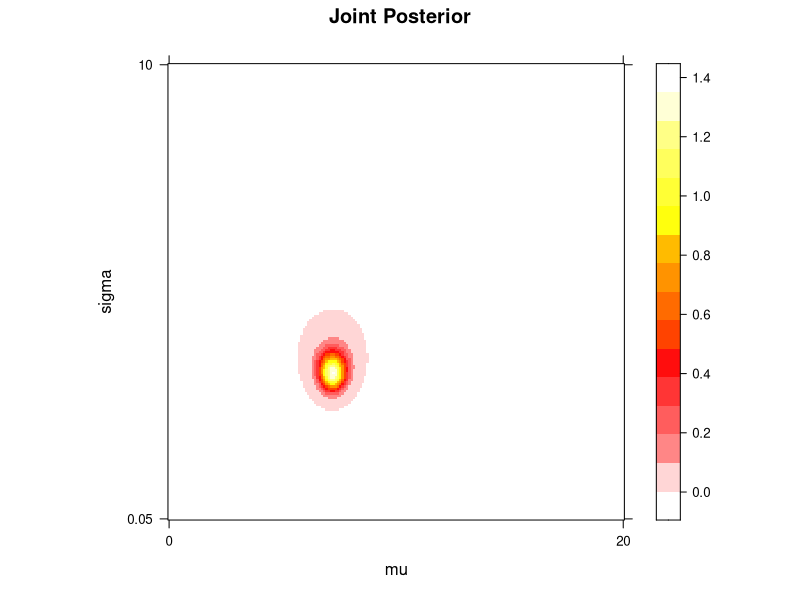
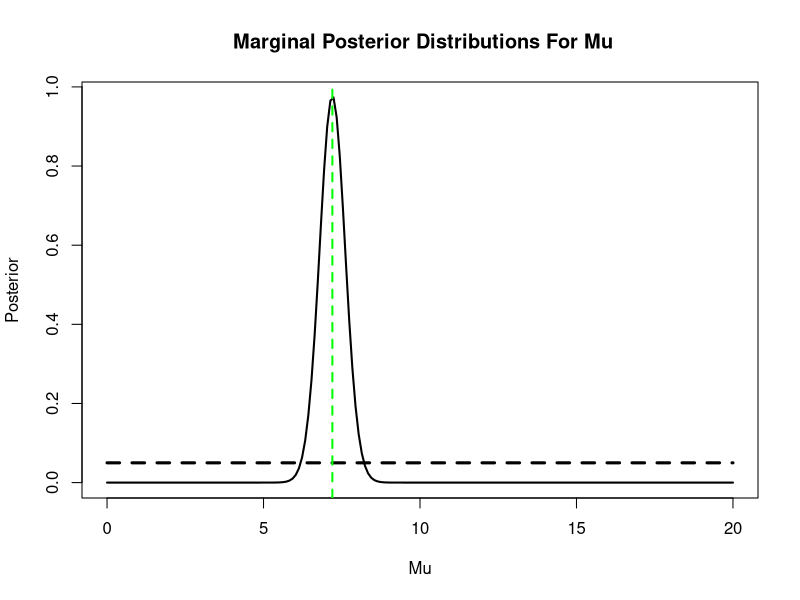
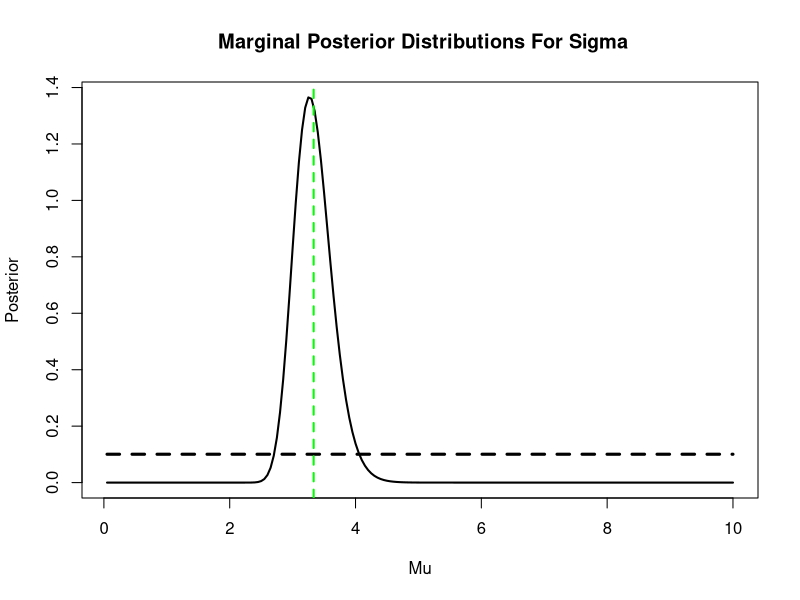
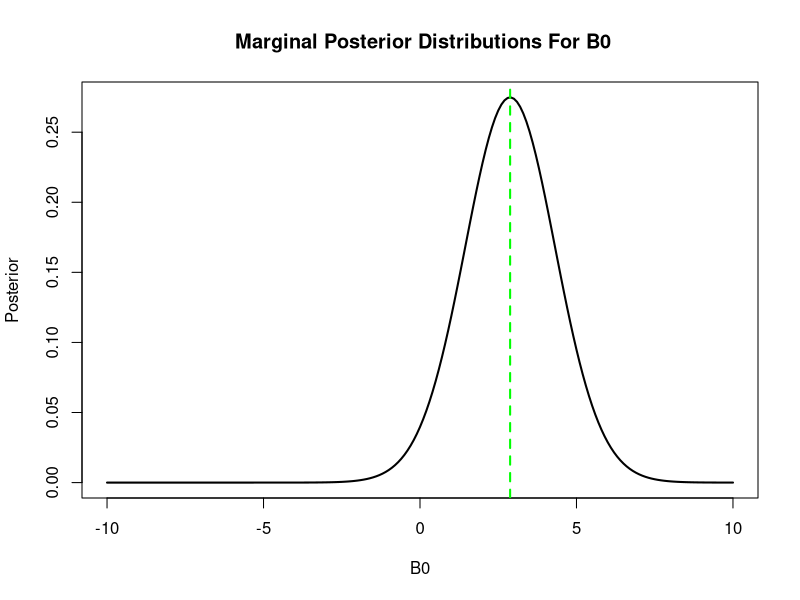
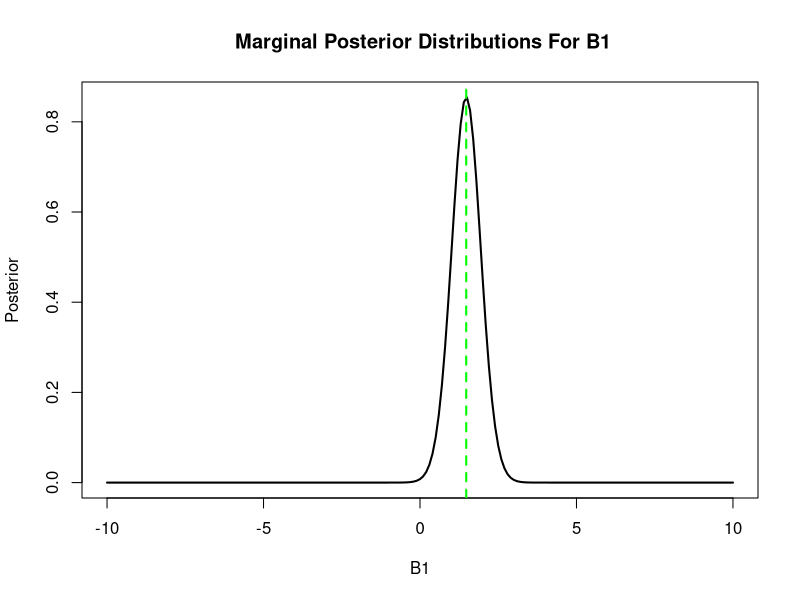
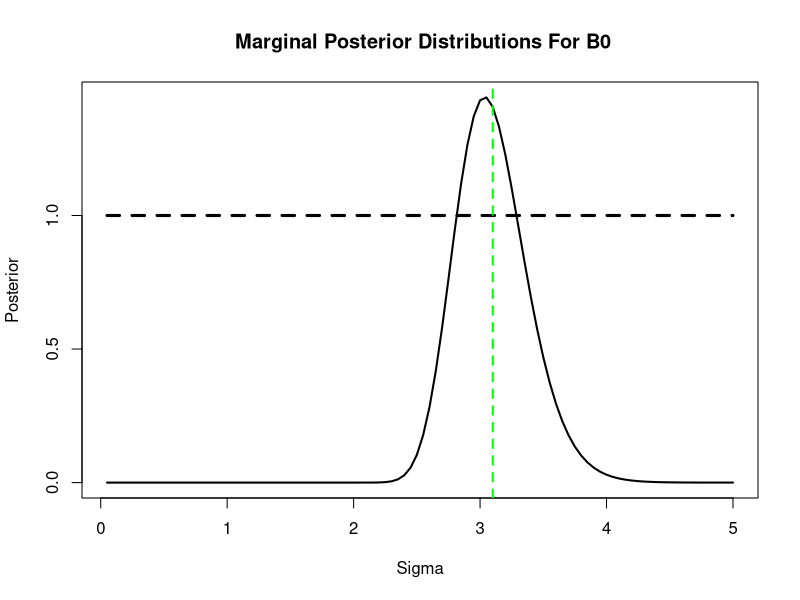
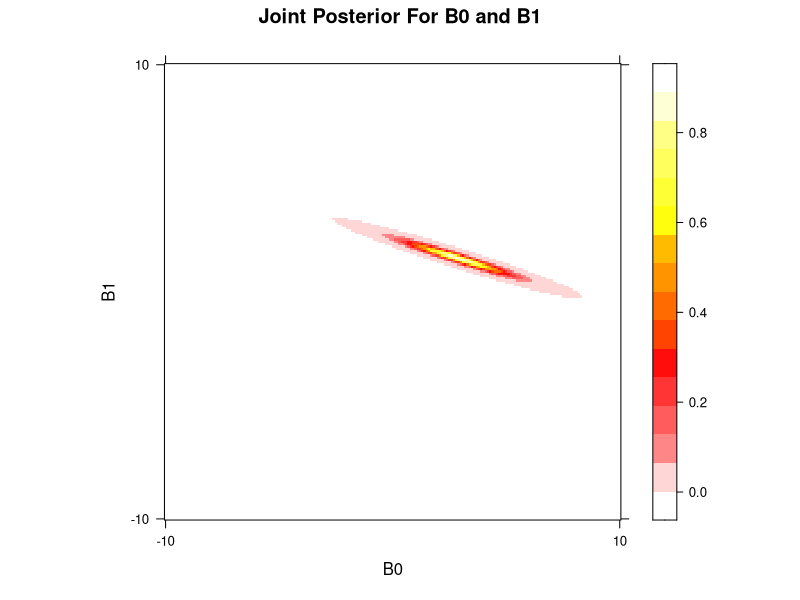
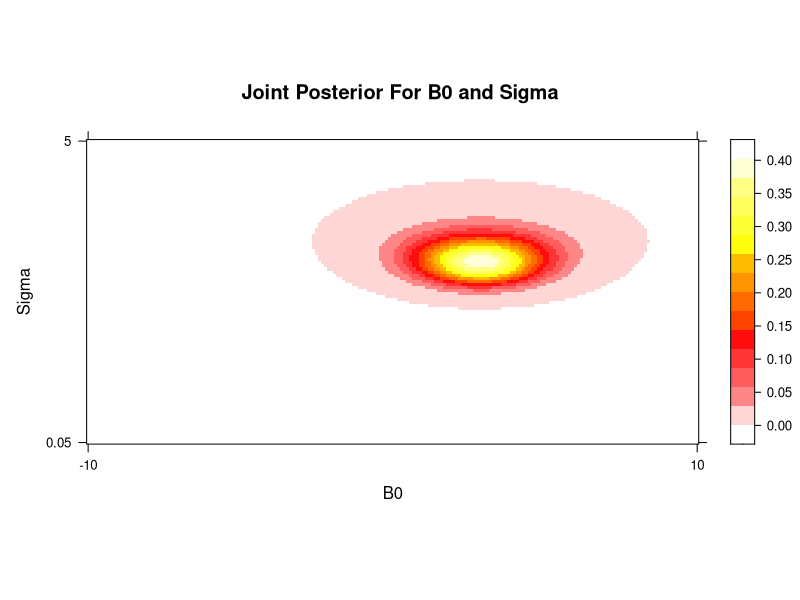

Write the R code that produced these figures, in order.
## ---- chunk 1
rm(list = ls())
set.seed(2024)
data = read.csv("data_task_duration_difficulty.csv")
duration = data$duration
difficulty = data$difficulty
## ---- chunk 2
#Grid Parameters
mu_Gmin = 0
si_Gmin = 0.05
mu_Gmax = 20
si_Gmax = 10
nGridPoints = 200
mu_gridSize = (mu_Gmax - mu_Gmin) / nGridPoints
si_gridSize = (si_Gmax - si_Gmin) / nGridPoints
muGrid = seq(mu_Gmin, mu_Gmax, length.out = nGridPoints)
siGrid = seq(si_Gmin, si_Gmax, length.out = nGridPoints)

#Compute Prior
computeJointPrior<- function(mu_prior, si_prior) {
  priorM = outer(mu_prior, si_prior, "*")
  #Normalize prior matrix
  priorM = priorM / sum(priorM)
  priorM = priorM / (mu_gridSize & si_gridSize)
  return(priorM)
}

#Compute Posterior
computeJointPost = function(priorM, x) {
  postM = matrix(rep(1, nGridPoints ^ 2), 
                 nrow = nGridPoints,
                 ncol = nGridPoints,
                 byrow = TRUE)
  for (row in 1:nGridPoints) {
    for (col in 1:nGridPoints) {
      mu = muGrid[row]
      sig = siGrid[col]
      loglike = sum(log(dnorm(x, mu, sig)))
      prior = priorM[row, col]
      postM[row, col] = exp(loglike) * prior
    }
  }
  postM = postM / (sum(postM) * mu_gridSize * si_gridSize)
  return (postM)
}
## ---- chunk 3
mu_prior = dunif(muGrid, 0, 20)
mu_prior = mu_prior / (sum(mu_prior) * mu_gridSize)
si_prior = dunif(siGrid, 0, 10)
si_prior = si_prior / (sum(si_prior) * si_gridSize)

priorM = computeJointPrior(mu_prior, si_prior)
postM = computeJointPost(priorM, duration)
## ---- chunk 4
mu_PostM = rowSums(postM * si_gridSize)
si_PostM = colSums(postM * mu_gridSize)
## ---- chunk 5
mean_mu = sum(muGrid * mu_PostM) * mu_gridSize
paste("Mean of marginal posterior for 𝜇: ", round(mean_mu, 5))

sd_mu = sqrt(sum((muGrid - mean_mu) ^ 2 * mu_PostM) * mu_gridSize)
paste("Standard deviation of marginal posterior for 𝜇: ", round(sd_mu, 5))

mean_si = sum(siGrid * si_PostM) * si_gridSize
paste("Mean of marginal posterior for 𝜎: ", round(mean_si, 5))

sd_si = sqrt(sum((siGrid - mean_si) ^ 2 * si_PostM) * si_gridSize)
paste("Standard deviation of marginal posterior for 𝜎: ", round(sd_si, 5))

cov = 0
for (row in 1:(nGridPoints)) {
  for (col in 1:nGridPoints) {
    cov = cov + ((muGrid[row] - mean_mu) * (siGrid[col] - mean_si) * postM[row, col])
  }
}
cov = cov * mu_gridSize  * si_gridSize

paste("Covariance of 𝜇 and 𝜎: ", cov)

## ---- chunk 6
# visualize joint posterior
library(lattice)
new.palette=colorRampPalette(c("white","red","yellow","white"),space="rgb")
levelplot(main="Joint Posterior",postM, col.regions=new.palette(20),
          xlab = "mu", ylab = "sigma",
          #main = paste("muTrue = ", muTrue, ", sigTrue = ", sigTrue),
          scales=list(x=list(at=c(1,nGridPoints), labels=c(mu_Gmin,mu_Gmax)),
                     y=list(at=c(1,nGridPoints), labels=c(si_Gmin,si_Gmax))))
## ---- chunk 7
plot(main=" Marginal Posterior Distributions For Mu", muGrid, 
     mu_PostM, type="l", lwd=2, xlab= "Mu", ylab="Posterior")
points(muGrid, mu_prior, type="l", lwd=3, lty=2)
abline(v=mean_mu, lwd=2, lty=2, col="green")
## Enter code here ##
## ---- chunk 8
plot(main=" Marginal Posterior Distributions For Sigma", siGrid, 
     si_PostM, type="l", lwd=2, xlab= "Mu", ylab="Posterior")
points(siGrid, si_prior, type="l", lwd=3, lty=2)
abline(v=mean_si, lwd=2, lty=2, col="green")
## Enter code here ##
## ---- chunk 9
prob = sum(mu_PostM[1:(5 / 0.1)]) * mu_gridSize
paste("Probability that mu is less than five: ", prob)
## ---- chunk 10
data = subset(data, !is.na(data$difficulty))
difficulty = data$difficulty
duration = data$duration
#Build grids
B0_grid = seq(-10, 10, by = 0.1)
B1_grid = seq(-10, 10, by = 0.1)
si_grid = seq(0.05, 5, by = 0.05)

B_GridPoints = length(B0_grid)
S_GridPoints = length(si_grid)

B_gridSize = 20 / B_GridPoints
S_gridSize = (5-0.05) / S_GridPoints

## ---- chunk 11
#Assuming an uninformative prior of 1
prior = 1

likelyhood <- function(x, y, B0, B1, sig) {
  loglike = sum(log(dnorm(y, (B0 + B1 * x), sig)))
  like = exp((loglike))
  return(like)
}

computeJointPost <- function(x, y) {
  postM = array(-1, dim = c(B_GridPoints, B_GridPoints, S_GridPoints))
  for (row in 1:B_GridPoints){
    B0 = B0_grid[row]
    for (col in 1:B_GridPoints) {
      B1 = B1_grid[col]
      for (layer in 1:S_GridPoints) {
        si = si_grid[layer]
        like = likelyhood(x, y, B0, B1, si)
        postM[row, col, layer] = like * prior
      }
    }
  }
  postM = postM / (sum(postM) * ((B_gridSize ^ 2) * S_gridSize))
  return(postM)
}

## ---- chunk 12
postM = computeJointPost(difficulty, duration)
## ---- chunk 13
B0_postM = apply(postM, c(1), sum) * B_gridSize * S_gridSize
B1_postM = apply(postM, c(2), sum) * B_gridSize * S_gridSize
si_postM = apply(postM, c(3), sum) * B_gridSize ^ 2

## ---- chunk 14
mean_B0 = sum(B0_grid * B0_postM) * B_gridSize
paste("Mean of marginal posterior for B0: ", round(mean_B0, 5))

sd_B0 = sqrt(sum((B0_grid - mean_B0) ^ 2 * B0_postM) * B_gridSize)
paste("Standard deviation of marginal posterior for B0: ", round(sd_B0, 5))

mean_B1 = sum(B1_grid * B1_postM) * B_gridSize
paste("Mean of marginal posterior for B1: ", round(mean_B1, 5))

sd_B1 = sqrt(sum((B1_grid - mean_B1) ^ 2 * B1_postM) * B_gridSize)
paste("Standard deviation of marginal posterior for B1: ", round(sd_B1, 5))

mean_si = sum(si_grid * si_postM) * S_gridSize
paste("Mean of marginal posterior for 𝜎: ", round(mean_si, 5))

sd_si = sqrt(sum((si_grid - mean_si) ^ 2 * si_postM) * S_gridSize)
paste("Standard deviation of marginal posterior for 𝜎: ", round(sd_si, 5))

B0_B1_postM = apply(postM, c(1, 2), sum) * S_gridSize
cov = 0
for (row in 1:B_GridPoints) {
  for (col in 1:B_GridPoints) {
    cov = cov + ((B0_grid[row] - mean_B0) * (B1_grid[col] - mean_B1) * B0_B1_postM[row, col])
  }
}
cov = cov / sum(B0_B1_postM)

paste("Covariance of B0 and B1: ", round(cov, 5))
## ---- chunk 15
plot(main=" Marginal Posterior Distributions For B0", B0_grid, 
     B0_postM, type="l", lwd=2, xlab= "B0", ylab="Posterior")
#points(B0_grid, rep(1, B_GridPoints), type="l", lwd=3, lty=2)
abline(v=mean_B0, lwd=2, lty=2, col="green")
## ---- chunk 16
plot(main=" Marginal Posterior Distributions For B1", B1_grid, 
     B1_postM, type="l", lwd=2, xlab= "B1", ylab="Posterior")
#points(B1_grid, rep(1, B_GridPoints), type="l", lwd=3, lty=2)
abline(v=mean_B1, lwd=2, lty=2, col="green")
## ---- chunk 17
plot(main=" Marginal Posterior Distributions For B0", si_grid, 
     si_postM, type="l", lwd=2, xlab= "Sigma", ylab="Posterior")
points(si_grid, rep(1, S_GridPoints), type="l", lwd=3, lty=2)
abline(v=mean_si, lwd=2, lty=2, col="green")
## ---- chunk 18
# joint posterior: beta0-beta1
B0_B1_postM = apply(postM, c(1, 2), sum) * S_gridSize
library(lattice)
new.palette=colorRampPalette(c("white","red","yellow","white"),space="rgb")
levelplot(main="Joint Posterior For B0 and B1",B0_B1_postM, col.regions=new.palette(20),
          xlab = "B0", ylab = "B1",
          scales=list(x=list(at=c(1,B_GridPoints), labels=c(-10,10)),
                     y=list(at=c(1,B_GridPoints), labels=c(-10,10))))
## ---- chunk 19
# joint posterior: beta1-sigma
B0_si_postM = apply(postM, c(1, 3), sum) * B_gridSize
library(lattice)
new.palette=colorRampPalette(c("white","red","yellow","white"),space="rgb")
levelplot(main="Joint Posterior For B0 and Sigma",B0_si_postM, col.regions=new.palette(20),
          xlab = "B0", ylab = "Sigma",
          scales=list(x=list(at=c(1,B_GridPoints), labels=c(-10,10)),
                     y=list(at=c(1,S_GridPoints), labels=c(0.05,5))))
## ---- chunk 20
# joint posterior: beta0-sigma
B1_si_postM = apply(postM, c(2, 3), sum) * B_gridSize
library(lattice)
new.palette=colorRampPalette(c("white","red","yellow","white"),space="rgb")
levelplot(main="Joint Posterior For B1 and Sigma",B1_si_postM, col.regions=new.palette(20),
          xlab = "B1", ylab = "Sigma",
          scales=list(x=list(at=c(1,B_GridPoints), labels=c(-10,10)),
                     y=list(at=c(1,S_GridPoints), labels=c(0.05,5))))
## ---- chunk 21
#build conditional posteriors
margBeta0 = apply(postM,c(1),sum)
margBeta1GivenBeta0 = array(rep(-1,B_GridPoints ^ 2), 
                            dim= c(B_GridPoints, B_GridPoints))

for (nBeta0 in 1:B_GridPoints) {
  margBeta1GivenBeta0[nBeta0,] = apply(postM[nBeta0,,],c(1),sum)
}

# initialize plot
plot(difficulty, duration, xlim=c(min(difficulty), max(difficulty)),
     ylim=c(min(duration),max(duration))) #plot posterior reg lines
for (sim in 1:1000) {
  b0Index = sample(1:B_GridPoints, 1, prob=margBeta0)
  b1Index = sample(1:B_GridPoints, 1, prob=margBeta1GivenBeta0[b0Index,])
  b0Sample = B0_grid[b0Index]
  b1Sample = B1_grid[b1Index]
  points(difficulty, b0Sample + b1Sample*difficulty, type="l",lwd=3,
  col=rgb(red=0.0, green=0.0, blue=1.0, alpha=0.025)) 
}
points(difficulty, mean_B0 + mean_B1*difficulty, lwd=2, col=2, lty=2, type="l")
## ---- chunk 22
#Data is already partioned to leave out Nan
## ---- chunk 23
hist(duration,
     breaks = 15,
     prob = TRUE)
abline(v=mean(duration), lty=2, lwd=2, col="red") 
lines(density((duration)))
## ---- chunk 24
st_duration = scale(duration)
qqnorm(st_duration)
qqline(st_duration)
## ---- chunk 25
model = lm(duration ~ difficulty)
modelriz = resid(model)
hist(modelriz,
  main = "Residuals",
  xlab = "residual magnitude",
  prob = TRUE, # show densities instead of frequencies xlab = "residual magnitude",
  breaks = 15)
abline(v=mean(modelriz), lty=2, lwd=2, col="red")
lines(density(modelriz))
## ---- chunk 26
paste("Beta 0 hat, Beta 1 hat estimate: ", coef(model)[1],",", coef(model)[2])
## ---- chunk 27
st_riz = scale(modelriz)
qqnorm(st_riz)
qqline(st_riz)
